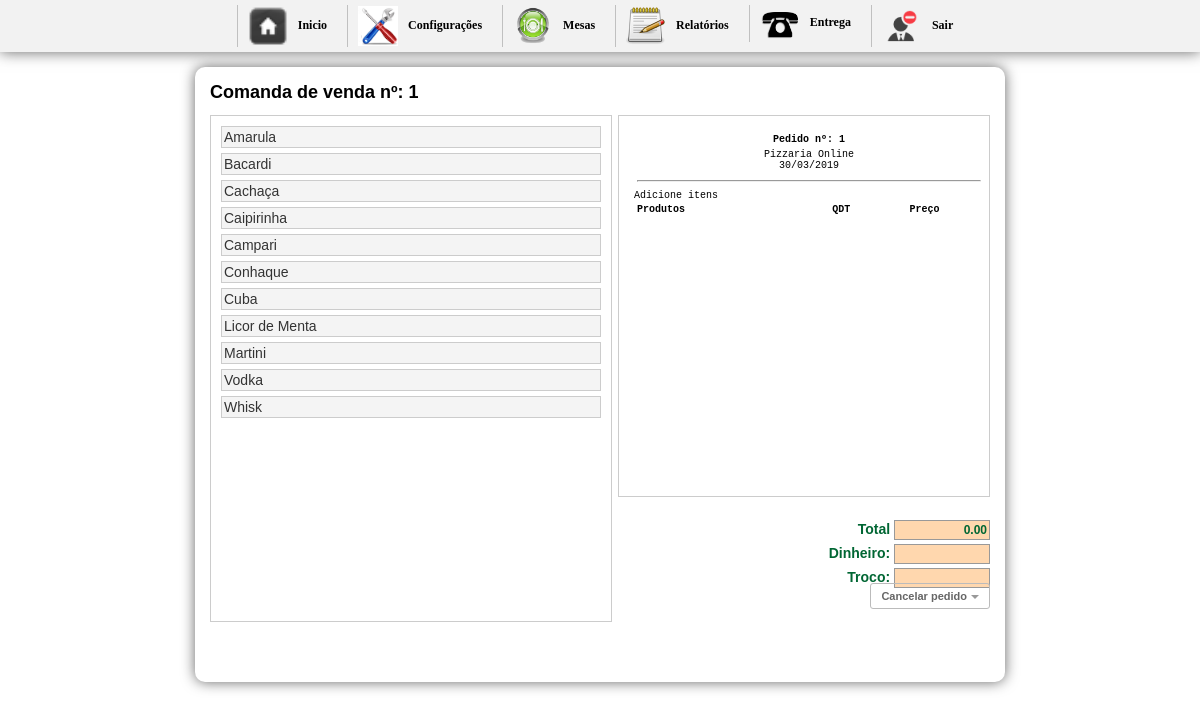
/inicio2.php?btn=nova (signed in), run on the app's committed database.
### tables this page shows
CREATE TABLE `tbl_carrinho` (
  `id` int(11) NOT NULL AUTO_INCREMENT,
  `cod` int(11) NOT NULL,
  `nome` varchar(150) NOT NULL,
  `preco` varchar(10) NOT NULL,
  `qtd` int(11) NOT NULL,
  `comanda` int(200) NOT NULL,
  `data` date NOT NULL,
  `time` time NOT NULL,
  `id_mesa` int(30) NOT NULL,
  `situacao` int(2) NOT NULL,
  `idGarcon` varchar(200) NOT NULL,
  `status` int(1) NOT NULL,
  `destino` int(1) NOT NULL,
  `entregue` int(1) NOT NULL,
  `feito` int(1) NOT NULL,
  PRIMARY KEY (`id`)
);

CREATE TABLE `tbl_produtos` (
  `cod` int(11) NOT NULL AUTO_INCREMENT,
  `nome` varchar(150) NOT NULL,
  `img` varchar(36) NOT NULL,
  `preco` varchar(10) NOT NULL,
  `id_categoria` int(30) NOT NULL,
  `destino` int(1) NOT NULL,
  PRIMARY KEY (`cod`)
);

CREATE TABLE `config` (
  `id_conf` int(30) NOT NULL,
  `empresa` varchar(200) NOT NULL,
  `telefone` varchar(30) NOT NULL,
  `pgarcon` int(10) NOT NULL,
  `ativo` int(2) NOT NULL
);

### vender.php (the view, shortened to what this page needs)
<?php
  $sql1 = mysql_query("SELECT * FROM tbl_carrinho ORDER BY comanda DESC") or die(mysql_error());
  $cont1 = mysql_fetch_array($sql1);
  $numero1 = $cont1['comanda'];
  $proxima1 = $numero1 + 1;
  ?>
<h1>Comanda de venda nº: <?php echo $proxima1 ?></h1>
<div id="boxprodutos">
	<div id="comentarios2">
    <ul>
	<?php
	$seleciona = mysql_query("SELECT * FROM tbl_produtos WHERE id_categoria ='6' ORDER BY nome ASC") or die(mysql_error());
	$contar = mysql_num_rows($seleciona);
	if($contar == 0){
		echo "";
	}else{
		while($res_comentarios = mysql_fetch_array($seleciona)){
			$cod          = $res_comentarios['cod'];
			$nome         = $res_comentarios['nome'];
			$preco		  = $res_comentarios['preco'];
	?>
       <li><a href="cadastra.php?cod=<?php echo $cod ?>&nome=<?php echo $nome ?>&preco=<?php echo $preco ?>&qtd=1&comanda=<?php echo $proxima1 ?>" class="btn"><?php echo $nome; ?></a></li>
    <?php
		}
	}
	?>
    </ul>
    </div>
</div>
<div id="box">
	<div id="comentarios">
    <table width="100%" border="0" class="inputs">
  <tr>
  <td align="center"><strong>Pedido nº: <?php echo $proxima1 ?></strong></td>
  </tr>
  <tr>
   <?php $n = mysql_query("SELECT * FROM config");
 	$a = mysql_fetch_array($n);
 ?>
    <td align="center"><?php echo $a['empresa'] ?> <br/> <?php echo date("d/m/Y"); ?></td>
    </tr>
    <tr>
    <td><hr/></td>
    </tr>
</table>
    <table width="100%">
    <tr>
	  <td><strong>Produtos</strong></td>
      <td width="14%" align="center"><strong>QDT</strong></td>
	  <td align="center"><strong>Preço</strong></td>
	  </tr>
    </table>
 <div id="formulario">
    <?php $total = number_format($total, 2, '.', '.'); ?>
      <form name="formulario" action="" method="post" enctype="multipart/form-data">
            <span class="valores">Total </span>
        <input name="total" type="text" value="<?php echo $total ?>" size="8" maxlength="6" class="calc" readonly="true"/><br/>
            <span class="valores">Dinheiro: </span>
    <input name="dinheiro" type="text" size="8" maxlength="6"  class="calc" onkeyup="javascript:operacao('')" id="dinheiro-1" readonly="true"/><br/>
            <span class="valores">Troco: </span>
        <input name="troco" type="text" class="calc" size="8" maxlength="8" readonly="true"/><br/>
      </form>
      <a href="inicio.php"class="button">
  Cancelar pedido</a>
      </div>
  </div>
</div>

### css/css.css (style rules this page uses)
body { margin-left: 0px;margin-top: 0px;margin-right: 0px;margin-bottom: 0px; background-color:#FFF; font-family:Verdana, Geneva, sans-serif; font-size:14px; }
h1 { font-size:18px; margin-top:0; }
#boxprodutos { width:400px; height:500px; margin:0 auto; border:1px solid #ccc; float:left; background:#FFF; padding-bottom:5px; overflow:auto }
#comentarios2 ul { width:400px; height:auto; overflow:auto; padding:0; list-style:none; margin:10px 0; float:left; }
#comentarios2 ul li { display:block; padding:2px; border:1px solid #CCC; background:#F4F4F4; margin:0 10px 5px 10px; }
#comentarios2 ul li a:link { text-decoration:none; color:#333; font-size:14px; }
#box { width:370px; margin:0 auto; border:1px solid #ccc; float:right; font:10px "Courier New", Courier, monospace; background:#0000; }
#comentarios { width:350px; height:350px;overflow: auto; padding:15px; }
#formulario { position:absolute; width:300px; height:115px; top:518px; font-size:10px; text-align:right; margin-left:56px; }
.calc { border:1px solid #999; height:16px; width:90px; font-family:Verdana, Geneva, sans-serif; font-size:12px; font-weight:bold; color:#063; background:#FFD7AE; margin:2px 0 2px 0; text-align:right; }
.valores { font-size:10px; font-family:Verdana, Geneva, sans-serif; font-size:14px; font-weight:bold; color:#063; }
.button { border: 1px solid #BBB; border-radius: 3px; text-shadow: 0 1px 1px white; -webkit-box-shadow: 0 1px 1px #fff; -moz-box-shadow: 0 1px 1px #fff; box-shadow: 0 1px 1px #fff; font: bold 11px Sans-Serif; padding: 6px 10px; white-space: nowrap; vertical-align: middle; color: #666; background: transparent; cursor: pointer; margin-top:3px; text-decoration:none; }
.button:after { content: ""; display: inline-block; width: 0; height: 0; border-top: 4px solid #999; border-left: 4px solid transparent; border-right: 4px solid transparent; margin: 0 0 0 4px; position: relative; top: -1px; text-decoration:none; }

### data on the page
tbl_carrinho: comanda "1"
tbl_produtos: nome "Amarula"
tbl_produtos: nome "Bacardi"
tbl_produtos: nome "Cachaça"
tbl_produtos: nome "Caipirinha"
tbl_produtos: nome "Campari"
tbl_produtos: nome "Conhaque"
tbl_produtos: nome "Cuba"
tbl_produtos: nome "Licor de Menta"
tbl_produtos: nome "Martini"
tbl_produtos: nome "Vodka"
tbl_produtos: nome "Whisk"
config: empresa "Pizzaria Online"
